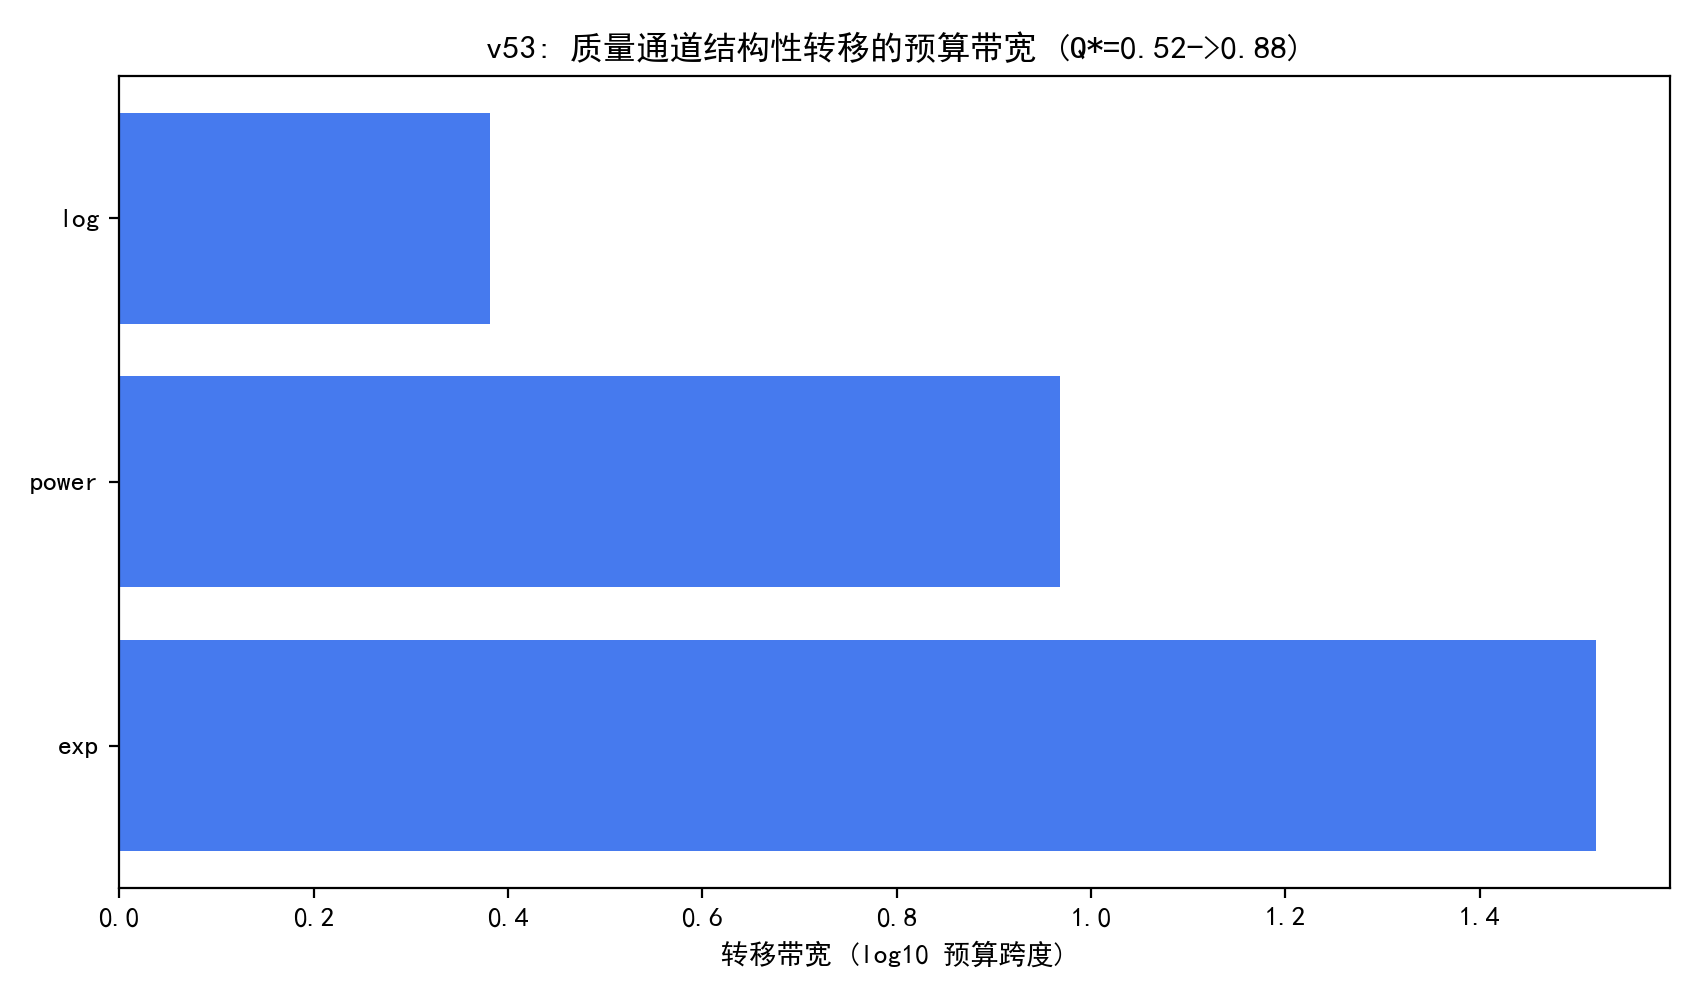

The script that saved this image:
# -*- coding: utf-8 -*-
"""
v53 实验: 质量通道结构性转移的带宽
读 v31 解族轨迹 (C, Q*) 每 g-形式, 定义转移带 = Q* 在 [Q0+0.2(1-Q0),
Q0+0.8(1-Q0)] = [0.52, 0.88] 跨越的预算区间:
1) 每形式激活预算 C_act (Q*=0.52) 与饱和预算 C_sat (Q*=0.88);
2) 转移带宽 (decades) = log10(C_sat) - log10(C_act);
3) 带宽含义: log 形式转移最陡 (带宽窄), exp/power 平缓 (带宽宽);
4) 与 B 附录两阶段特征量 (g'(Q0) 激活序 / Delta_g 饱和序) 互证.
输出: experiments/v53_p3_transit_band.csv/.json/.png
"""
import os, sys, json
import numpy as np
import pandas as pd
sys.path.insert(0, os.path.join(os.path.dirname(__file__), "..", "code"))
from common import BASE

EX = os.path.join(os.path.dirname(__file__))
os.makedirs(EX, exist_ok=True)

import matplotlib
matplotlib.use("Agg")
import matplotlib.pyplot as plt
import matplotlib.font_manager as fm
for _f in ("SimHei.ttf", "simsun.ttf"):
    _p = os.path.join(BASE, _f)
    if os.path.exists(_p):
        fm.fontManager.addfont(_p)
plt.rcParams["font.sans-serif"] = ["SimHei"]
plt.rcParams["axes.unicode_minus"] = False

Q0 = 0.4
Q20, Q80 = Q0 + 0.2 * (1 - Q0), Q0 + 0.8 * (1 - Q0)   # 0.52 / 0.88


def c_at(q, Cs, Qs):
    """在 log-C 空间对 Q 插值找预算 (单调递增段)"""
    idx = np.argsort(Cs)
    Cs, Qs = np.asarray(Cs)[idx], np.asarray(Qs)[idx]
    lc = np.log10(Cs)
    return 10 ** float(np.interp(q, Qs, lc))


def main():
    d = json.load(open(os.path.join(EX, "v31_p3_solution_family.json"), encoding="utf-8"))
    rows = d["rows"]
    forms = []
    for r in rows:
        if r["form"] not in forms:
            forms.append(r["form"])
    out = []
    for f in forms:
        fr = [r for r in rows if r["form"] == f]
        Cs = [r["C"] for r in fr]
        Qs = [r["Q"] for r in fr]
        C20 = c_at(Q20, Cs, Qs)
        C80 = c_at(Q80, Cs, Qs)
        band = np.log10(C80) - np.log10(C20)
        out.append({"form": f, "C_act_Q52": float(C20), "C_sat_Q88": float(C80),
                    "band_decades": float(band)})
        print(f"{f:10s} 激活Q=0.52 @ C={C20:.2e} | 饱和Q=0.88 @ C={C80:.2e} | "
              f"带宽 {band:.2f} 个数量级")
    rdf = pd.DataFrame(out)
    rdf.to_csv(os.path.join(EX, "v53_p3_transit_band.csv"), index=False, encoding="utf-8-sig")

    fig, ax = plt.subplots(figsize=(8.5, 5))
    pos = np.arange(len(rdf))
    ax.barh(pos, rdf["band_decades"], color="#2563EB", alpha=0.85)
    ax.set_yticks(pos); ax.set_yticklabels(rdf["form"])
    ax.set_xlabel("转移带宽 (log10 预算跨度)")
    ax.set_title("v53: 质量通道结构性转移的预算带宽 (Q*=0.52->0.88)")
    fig.tight_layout(); fig.savefig(os.path.join(EX, "v53_p3_transit_band.png"), dpi=200)
    plt.close(fig)

    with open(os.path.join(EX, "v53_p3_transit_band.json"), "w", encoding="utf-8") as f:
        json.dump({"Q20": Q20, "Q80": Q80, "rows": out}, f, ensure_ascii=False, indent=2)
    print("\ndone v53")


if __name__ == "__main__":
    main()
